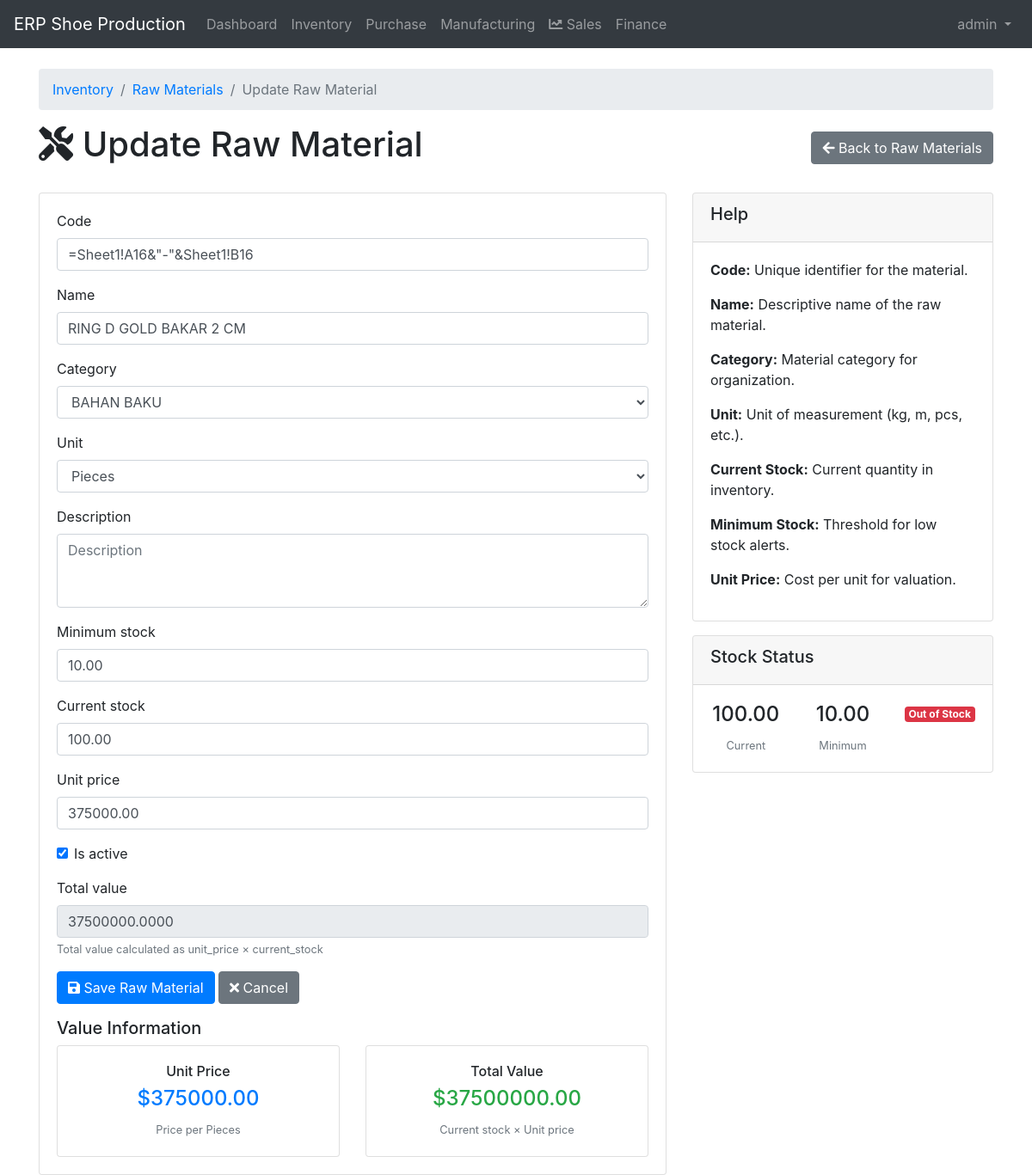
/inventory/raw-materials/4/update/ (signed in), run on the app's committed database.
### inventory/models.py (models this page shows, shortened)
class RawMaterial(models.Model):
    UNIT_CHOICES = [
        ('kg', 'Kilogram'),
        ('m', 'Meter'),
        ('pcs', 'Pieces'),
        ('roll', 'Roll'),
        ('sheet', 'Sheet'),
    ]
    code = models.CharField(max_length=20, unique=True)
    name = models.CharField(max_length=200)
    category = models.ForeignKey(MaterialCategory, on_delete=models.CASCADE)
    unit = models.CharField(max_length=10, choices=UNIT_CHOICES)
    description = models.TextField(blank=True)
    minimum_stock = models.DecimalField(max_digits=10, decimal_places=2, default=0)
    current_stock = models.DecimalField(max_digits=10, decimal_places=2, default=0)
    unit_price = models.DecimalField(max_digits=10, decimal_places=2, default=0)
    is_active = models.BooleanField(default=True)
    created_at = models.DateTimeField(auto_now_add=True)
    updated_at = models.DateTimeField(auto_now=True)
    @property
    def stock_status(self):
        if self.current_stock <= 0:
            return 'Out of Stock'
        elif self.current_stock <= self.minimum_stock:
            return 'Low Stock'
        else:
            return 'In Stock'
    @property
    def total_value(self):
        return self.unit_price * self.current_stock

class MaterialCategory(models.Model):
    name = models.CharField(max_length=100, unique=True)
    description = models.TextField(blank=True)
    created_at = models.DateTimeField(auto_now_add=True)
    def __str__(self):
        return self.name

### inventory/views.py (the view)
# urls.py: path('raw-materials/<int:pk>/update/', views.raw_material_update, name='raw_material_update'),
@login_required
def raw_material_update(request, pk):
    raw_material = get_object_or_404(RawMaterial, pk=pk)
    if request.method == 'POST':
        form = RawMaterialForm(request.POST, instance=raw_material)
        if form.is_valid():
            form.save()
            messages.success(request, 'Raw material updated successfully.')
            return redirect('raw_material_list')
    else:
        form = RawMaterialForm(instance=raw_material)
    context = {
        'form': form,
        'raw_material': raw_material,
        'title': 'Update Raw Material'
    }
    return render(request, 'inventory/raw_material_form.html', context)

### inventory/forms.py
class RawMaterialForm(forms.ModelForm):
    total_value = forms.DecimalField(
        max_digits=12,
        decimal_places=2,
        required=False,
        widget=forms.NumberInput(attrs={'step': '0.01', 'readonly': True}),
        help_text="Total value calculated as unit_price × current_stock"
    )
    class Meta:
        model = RawMaterial
        fields = [
            'code', 'name', 'category', 'unit', 'description',
            'minimum_stock', 'current_stock', 'unit_price', 'is_active'
        ]
        widgets = {
            'description': forms.Textarea(attrs={'rows': 3}),
            'unit_price': forms.NumberInput(attrs={'step': '0.01'}),
        }
    def __init__(self, *args, **kwargs):
        super().__init__(*args, **kwargs)
        if self.instance and self.instance.pk:
            self.fields['total_value'].initial = self.instance.total_value

### templates/inventory/raw_material_form.html (shortened to what this page needs)
{% extends 'base.html' %}
{% load bootstrap4 %}
{% block content %}
<div class="row">
    <div class="col-12">
        <nav aria-label="breadcrumb">
            <ol class="breadcrumb">
                <li class="breadcrumb-item"><a href="{% url 'inventory_list' %}">Inventory</a></li>
                <li class="breadcrumb-item"><a href="{% url 'raw_material_list' %}">Raw Materials</a></li>
                <li class="breadcrumb-item active">{{ title }}</li>
            </ol>
        </nav>
        <div class="d-flex justify-content-between align-items-center">
            <h1><i class="fas fa-tools"></i> {{ title }}</h1>
            <a href="{% url 'raw_material_list' %}" class="btn btn-secondary">
                <i class="fas fa-arrow-left"></i> Back to Raw Materials
            </a>
        </div>
    </div>
</div>
<div class="row mt-4">
    <div class="col-md-8">
        <div class="card">
            <div class="card-body">
                <form method="post">
                    {% bootstrap_form form %}
                    <div class="form-group">
                        <button type="submit" class="btn btn-primary">
                            <i class="fas fa-save"></i> Save Raw Material
                        </button>
                        <a href="{% url 'raw_material_list' %}" class="btn btn-secondary">
                            <i class="fas fa-times"></i> Cancel
                        </a>
                    </div>
                </form>
                <div class="mt-3">
                    <h5>Value Information</h5>
                    <div class="row">
                        <div class="col-md-6">
                            <div class="card">
                                <div class="card-body text-center">
                                    <h6>Unit Price</h6>
                                    <h4 class="text-primary">${{ form.instance.unit_price|default:0|floatformat:2 }}</h4>
                                    <small class="text-muted">Price per {{ form.instance.get_unit_display|default:"unit" }}</small>
                                </div>
                            </div>
                        </div>
                        <div class="col-md-6">
                            <div class="card">
                                <div class="card-body text-center">
                                    <h6>Total Value</h6>
                                    <h4 class="text-success">${{ form.instance.total_value|default:0|floatformat:2 }}</h4>
                                    <small class="text-muted">Current stock × Unit price</small>
                                </div>
                            </div>
                        </div>
                    </div>
                </div>
            </div>
        </div>
    </div>
    <div class="col-md-4">
        <div class="card">
            <div class="card-header">
                <h5>Help</h5>
            </div>
            <div class="card-body">
                <p><strong>Code:</strong> Unique identifier for the material.</p>
                <p><strong>Name:</strong> Descriptive name of the raw material.</p>
                <p><strong>Category:</strong> Material category for organization.</p>
                <p><strong>Unit:</strong> Unit of measurement (kg, m, pcs, etc.).</p>
                <p><strong>Current Stock:</strong> Current quantity in inventory.</p>
                <p><strong>Minimum Stock:</strong> Threshold for low stock alerts.</p>
                <p><strong>Unit Price:</strong> Cost per unit for valuation.</p>
            </div>
        </div>
        {% if raw_material %}
        <div class="card mt-3">
            <div class="card-header">
                <h5>Stock Status</h5>
            </div>
            <div class="card-body">
                <div class="row text-center">
                    <div class="col-4">
                        <h4>{{ raw_material.current_stock }}</h4>
                        <small class="text-muted">Current</small>
                    </div>
                    <div class="col-4">
                        <h4>{{ raw_material.minimum_stock }}</h4>
                        <small class="text-muted">Minimum</small>
                    </div>
                    <div class="col-4">
                        {% if raw_material.stock_status == 'in_stock' %}
                            <span class="badge badge-success badge-lg">In Stock</span>
                        {% elif raw_material.stock_status == 'low_stock' %}
                            <span class="badge badge-warning badge-lg">Low Stock</span>
                        {% else %}
                            <span class="badge badge-danger badge-lg">Out of Stock</span>
                        {% endif %}
                    </div>
                </div>
            </div>
        </div>
        {% endif %}
    </div>
</div>
{% endblock %}

### templates/base.html (shortened to what this page needs)
<!DOCTYPE html>
<html lang="en">
<head>
    <link href="https://stackpath.bootstrapcdn.com/bootstrap/4.5.2/css/bootstrap.min.css" rel="stylesheet">
    <link rel="stylesheet" href="https://cdnjs.cloudflare.com/ajax/libs/font-awesome/5.15.1/css/all.min.css">
</head>
<body>
    <nav class="navbar navbar-expand-lg navbar-dark bg-dark">
        <a class="navbar-brand" href="{% url 'dashboard' %}">ERP Shoe Production</a>
        <div class="collapse navbar-collapse" id="navbarNav">
            <ul class="navbar-nav mr-auto">
                <li class="nav-item">
                    <a class="nav-link" href="{% url 'dashboard' %}">Dashboard</a>
                </li>
                {% if user.is_authenticated %}
                    {% if user.userprofile.role == 'admin' or user.userprofile.role == 'inventory_manager' %}
                    <li class="nav-item">
                        <a class="nav-link" href="{% url 'inventory_list' %}">Inventory</a>
                    </li>
                    {% endif %}
                    {% if user.userprofile.role == 'admin' or user.userprofile.role == 'purchase_manager' %}
                    <li class="nav-item">
                        <a class="nav-link" href="{% url 'purchase_list' %}">Purchase</a>
                    </li>
                    {% endif %}
                    {% if user.userprofile.role == 'admin' or user.userprofile.role == 'manufacturing_manager' %}
                    <li class="nav-item">
                        <a class="nav-link" href="{% url 'manufacturing_list' %}">Manufacturing</a>
                    </li>
                    {% endif %}
                    {% if user.userprofile.role == 'admin' or user.userprofile.role == 'sales_manager' %}
                    <li class="nav-item">
                        <a class="nav-link" href="{% url 'sales_list' %}">
                            <i class="fas fa-chart-line"></i> Sales
                        </a>
                    </li>
                    {% endif %}
                    {% if user.userprofile.role == 'admin' or user.userprofile.role == 'finance_manager' %}
                    <li class="nav-item">
                        <a class="nav-link" href="{% url 'finance_dashboard' %}">Finance</a>
                    </li>
                    {% endif %}
                {% endif %}
            </ul>
            <ul class="navbar-nav">
                {% if user.is_authenticated %}
                <li class="nav-item dropdown">
                    <a class="nav-link dropdown-toggle" href="#" id="navbarDropdown" role="button" data-toggle="dropdown" aria-haspopup="true" aria-expanded="false">
                        {{ user.username }}
                    </a>
                </li>
                {% else %}
                <li class="nav-item">
                    <a class="nav-link" href="{% url 'login' %}">Login</a>
                </li>
                {% endif %}
            </ul>
        </div>
    </nav>
    <div class="container mt-4">
        {% block content %}{% endblock %}
    </div>
</body>
</html>

### data on the page
RawMaterial: code "=Sheet1!A16&\"-\"&Sheet1!B16", name "RING D GOLD BAKAR 2 CM", category "BAHAN BAKU", unit "Pieces", minimum_stock "10.00", current_stock "100.00", unit_price "375000.00", is_active "☑", instance.unit_price "375000.00", instance.unit "Pieces", instance.total_value "37500000.00"

### other printed values
{{ user.username }} "admin"
{{ title }} "Update Raw Material"
